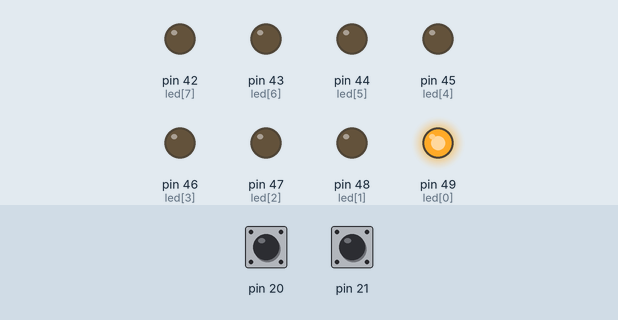
Recording of a sketch running on a simulated Arduino Mega 2560, built with avr-gcc and run on an emulated ATmega2560. Shown: output pins drawn as LEDs (lit = HIGH). Inputs (shaded band) come from the test bench; at power-on: pin 20 HIGH, pin 21 HIGH. What the sketch prints to the serial monitor is not drawn.

Above: at 0.1 s.
Timing chart, 0 to 1.6 s (numbered marks = the images above):
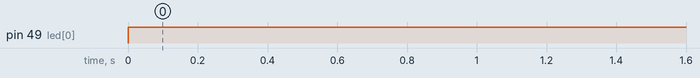

The sketch:

encoder.ino
```cpp
// ===== ENKODER OG LED-VISNING =====

// Encoderpinner (Arduino Mega)
const uint8_t ENC_A = SDA;  // pin 20
const uint8_t ENC_B = SCL;  // pin 21

// Globale variabler
volatile long encoderCount = 0;
volatile uint8_t lastAB = 0;

// Retningstabell for kvadratur
const int8_t dirTable[16] = {
  0, -1, +1,  0,
  +1,  0,  0, -1,
  -1,  0,  0, +1,
   0, +1, -1,  0
};


// ===== INTERRUPT: OPPDATER TELLER =====
void encISR() {
  uint8_t a = digitalRead(ENC_A);
  uint8_t b = digitalRead(ENC_B);
  uint8_t ab = (a << 1) | b;
  uint8_t idx = (lastAB << 2) | ab;
  encoderCount += dirTable[idx];
  lastAB = ab;
}

// LED-pinner (fra 49 til 42)
const int led[8] = {49, 48, 47, 46, 45, 44, 43, 42};


// ===== OPPSETT =====
void setup() {
  Serial.begin(9600);

  pinMode(ENC_A, INPUT_PULLUP);
  pinMode(ENC_B, INPUT_PULLUP);

  lastAB = (digitalRead(ENC_A) << 1) | digitalRead(ENC_B);

  // Sett opp LED-utganger
  for (int i = 0; i < 8; i++) {
    pinMode(led[i], OUTPUT);
    digitalWrite(led[i], LOW);
  }

  // Aktiver interrupts
  attachInterrupt(digitalPinToInterrupt(ENC_A), encISR, CHANGE);
  attachInterrupt(digitalPinToInterrupt(ENC_B), encISR, CHANGE);
}


// ===== HOVEDLØKKE =====
void loop() {
  noInterrupts();
  long count = encoderCount;
  interrupts();

  // Beregn antall omdreininger (1.0 = én runde)
  float rotations = (float)count / 8400.0;

  // Finn hvilken LED som skal lyse:
  // 0.00–0.49 -> LED0, 0.50–1.49 -> LED1, 1.50–2.49 -> LED2, ...
  int zone = (int)floor(rotations + 0.5);
  zone = ((zone % 8) + 8) % 8;  // sørg for 0–7 også ved negativ retning

  // Tenn bare LED for aktuell sone
  for (int i = 0; i < 8; i++) {
    digitalWrite(led[i], (i == zone) ? HIGH : LOW);
  }

  // Skriv til Serial Monitor (to desimaler)
  Serial.print("Rotasjon: ");
  Serial.print(rotations, 2);
  Serial.print(" | Aktiv LED: ");
  Serial.println(zone);

  delay(100);  // roligere oppdatering
}
```

Measured:
- by itself, pin 49 (led[0]): LOW → HIGH at 0.00 s
